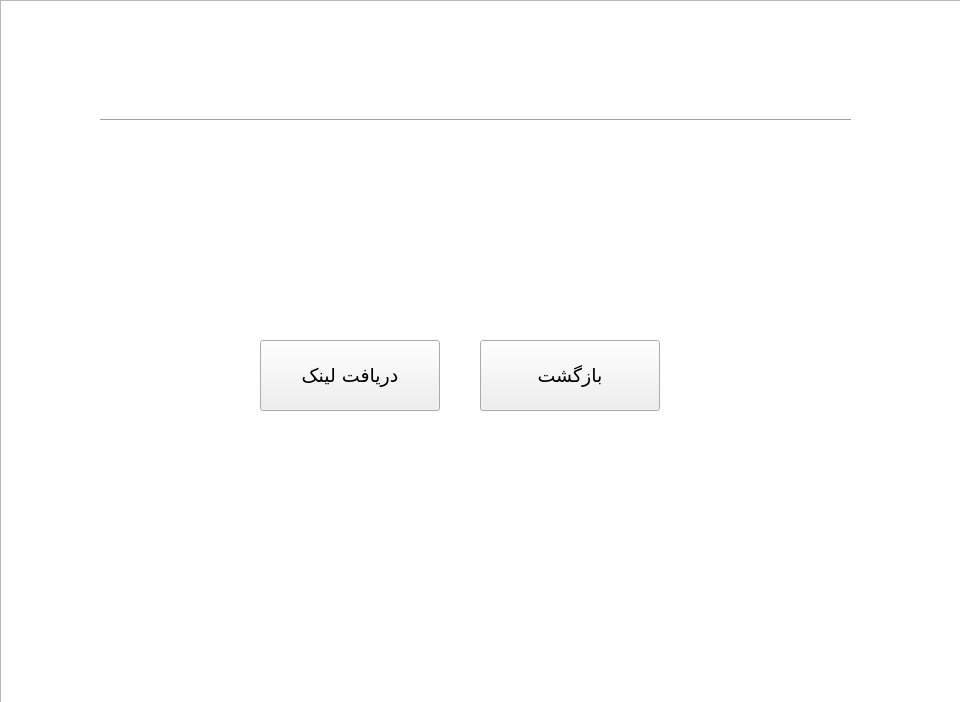
<?xml version="1.0" encoding="UTF-8"?>
<ui version="4.0">
 <class>rememberMe</class>
 <widget class="QWidget" name="rememberMe">
  <property name="geometry">
   <rect>
    <x>0</x>
    <y>0</y>
    <width>960</width>
    <height>702</height>
   </rect>
  </property>
  <property name="windowTitle">
   <string>Form</string>
  </property>
  <widget class="QGraphicsView" name="graphicsView">
   <property name="geometry">
    <rect>
     <x>0</x>
     <y>0</y>
     <width>971</width>
     <height>741</height>
    </rect>
   </property>
   <property name="styleSheet">
    <string notr="true">background-image: url(:/images/background);</string>
   </property>
  </widget>
  <widget class="QLabel" name="label">
   <property name="geometry">
    <rect>
     <x>320</x>
     <y>30</y>
     <width>301</width>
     <height>81</height>
    </rect>
   </property>
   <property name="sizePolicy">
    <sizepolicy hsizetype="Maximum" vsizetype="Maximum">
     <horstretch>0</horstretch>
     <verstretch>0</verstretch>
    </sizepolicy>
   </property>
   <property name="font">
    <font>
     <family>Yekan Bakh</family>
     <pointsize>24</pointsize>
    </font>
   </property>
   <property name="layoutDirection">
    <enum>Qt::RightToLeft</enum>
   </property>
   <property name="styleSheet">
    <string notr="true">color:white;</string>
   </property>
   <property name="text">
    <string>فراموشی رمز عبور</string>
   </property>
   <property name="alignment">
    <set>Qt::AlignCenter</set>
   </property>
  </widget>
  <widget class="Line" name="line">
   <property name="geometry">
    <rect>
     <x>100</x>
     <y>110</y>
     <width>751</width>
     <height>20</height>
    </rect>
   </property>
   <property name="sizePolicy">
    <sizepolicy hsizetype="Maximum" vsizetype="Fixed">
     <horstretch>0</horstretch>
     <verstretch>0</verstretch>
    </sizepolicy>
   </property>
   <property name="orientation">
    <enum>Qt::Horizontal</enum>
   </property>
  </widget>
  <widget class="QLabel" name="label_3">
   <property name="geometry">
    <rect>
     <x>670</x>
     <y>240</y>
     <width>151</width>
     <height>71</height>
    </rect>
   </property>
   <property name="font">
    <font>
     <family>Yekan Bakh</family>
     <pointsize>12</pointsize>
    </font>
   </property>
   <property name="layoutDirection">
    <enum>Qt::RightToLeft</enum>
   </property>
   <property name="styleSheet">
    <string notr="true">color:white;</string>
   </property>
   <property name="text">
    <string>شماره تلفن</string>
   </property>
   <property name="alignment">
    <set>Qt::AlignCenter</set>
   </property>
  </widget>
  <widget class="QLineEdit" name="phoneInput">
   <property name="geometry">
    <rect>
     <x>260</x>
     <y>240</y>
     <width>400</width>
     <height>70</height>
    </rect>
   </property>
   <property name="font">
    <font>
     <pointsize>12</pointsize>
    </font>
   </property>
   <property name="frame">
    <bool>false</bool>
   </property>
   <property name="echoMode">
    <enum>QLineEdit::Normal</enum>
   </property>
   <property name="alignment">
    <set>Qt::AlignCenter</set>
   </property>
  </widget>
  <widget class="QPushButton" name="getLinkBtn">
   <property name="geometry">
    <rect>
     <x>260</x>
     <y>340</y>
     <width>180</width>
     <height>71</height>
    </rect>
   </property>
   <property name="font">
    <font>
     <family>Yekan Bakh</family>
     <pointsize>14</pointsize>
    </font>
   </property>
   <property name="cursor">
    <cursorShape>PointingHandCursor</cursorShape>
   </property>
   <property name="layoutDirection">
    <enum>Qt::RightToLeft</enum>
   </property>
   <property name="styleSheet">
    <string notr="true">background-color:&quot;green&quot;;
color:&quot;white&quot;;</string>
   </property>
   <property name="text">
    <string>دریافت لینک</string>
   </property>
  </widget>
  <widget class="QPushButton" name="backBtn">
   <property name="geometry">
    <rect>
     <x>480</x>
     <y>340</y>
     <width>180</width>
     <height>71</height>
    </rect>
   </property>
   <property name="font">
    <font>
     <family>Yekan Bakh</family>
     <pointsize>14</pointsize>
    </font>
   </property>
   <property name="cursor">
    <cursorShape>PointingHandCursor</cursorShape>
   </property>
   <property name="layoutDirection">
    <enum>Qt::RightToLeft</enum>
   </property>
   <property name="styleSheet">
    <string notr="true">background-color:&quot;gray&quot;;
color:&quot;white&quot;;</string>
   </property>
   <property name="text">
    <string>بازگشت</string>
   </property>
  </widget>
  <widget class="QLineEdit" name="usernameInput">
   <property name="geometry">
    <rect>
     <x>260</x>
     <y>160</y>
     <width>400</width>
     <height>70</height>
    </rect>
   </property>
   <property name="font">
    <font>
     <pointsize>12</pointsize>
    </font>
   </property>
   <property name="acceptDrops">
    <bool>false</bool>
   </property>
   <property name="frame">
    <bool>false</bool>
   </property>
   <property name="alignment">
    <set>Qt::AlignCenter</set>
   </property>
  </widget>
  <widget class="QLabel" name="label_2">
   <property name="geometry">
    <rect>
     <x>680</x>
     <y>160</y>
     <width>151</width>
     <height>71</height>
    </rect>
   </property>
   <property name="font">
    <font>
     <family>Yekan Bakh</family>
     <pointsize>12</pointsize>
    </font>
   </property>
   <property name="layoutDirection">
    <enum>Qt::RightToLeft</enum>
   </property>
   <property name="styleSheet">
    <string notr="true">color:white;</string>
   </property>
   <property name="text">
    <string>نام کاربری</string>
   </property>
   <property name="alignment">
    <set>Qt::AlignCenter</set>
   </property>
  </widget>
  <widget class="QLabel" name="notification">
   <property name="enabled">
    <bool>true</bool>
   </property>
   <property name="geometry">
    <rect>
     <x>0</x>
     <y>620</y>
     <width>961</width>
     <height>61</height>
    </rect>
   </property>
   <property name="font">
    <font>
     <family>Yekan Bakh</family>
     <pointsize>12</pointsize>
    </font>
   </property>
   <property name="layoutDirection">
    <enum>Qt::LeftToRight</enum>
   </property>
   <property name="text">
    <string/>
   </property>
   <property name="alignment">
    <set>Qt::AlignCenter</set>
   </property>
  </widget>
 </widget>
 <resources/>
 <connections/>
</ui>
